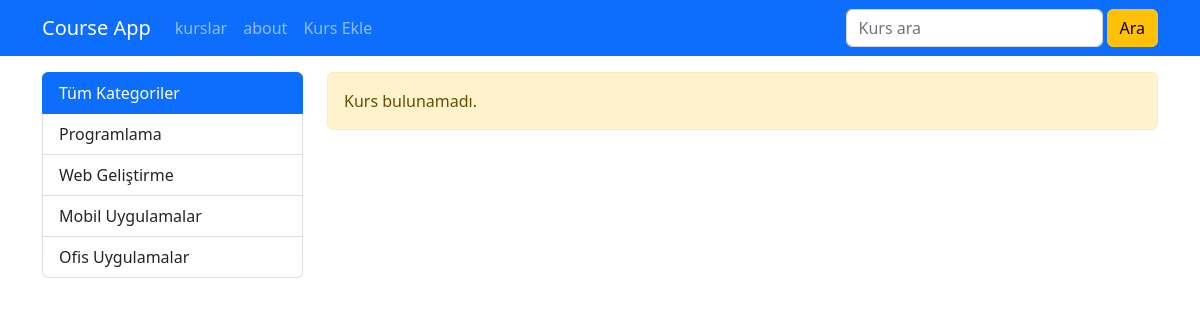
Page /kurs/ on the earlier database version.
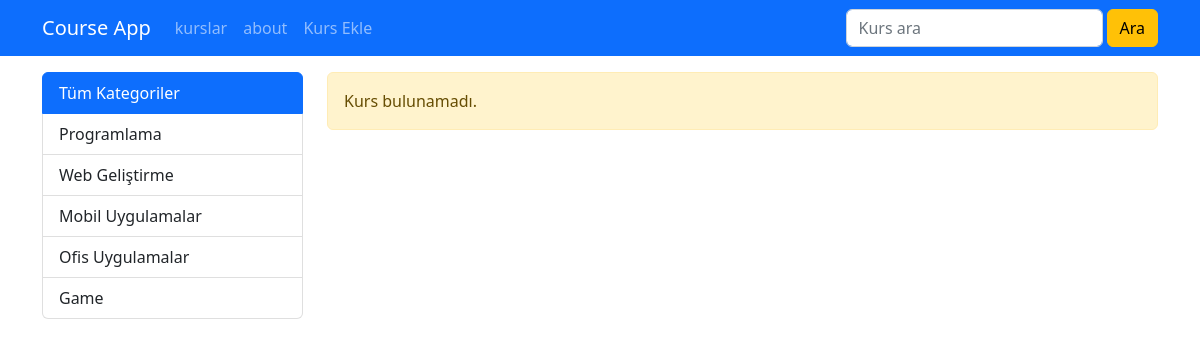
Same page on the later database version.
### courses/models.py (models this page shows, shortened)
class Category(models.Model):
    name = models.CharField(max_length=40)
    slug = models.SlugField(default="", db_index=True, null= False, unique=True, max_length=50)

### courses/views.py (the view)
# urls.py: path('',views.index, name="index"),
def index(request):
   kurslar = course.objects.filter(isActive=1, isHome=1)
   kategoriler = Category.objects.all()
   return render(request, 'courses/index.html', {
       'categories' : kategoriler,
       'courses' : kurslar
   })

### courses/templates/courses/index.html (shortened to what this page needs)
{% extends "layout.html" %}
{% load static %}
{% block body %}
<div class="container mt-3">
    <div class="row">
        <div class="col-3" >
          {% include "courses/partials/_category.html" %}
        </div>
        <div class="col-9">
        {% if courses|length == 0 %}
            <div class="alert alert-warning">Kurs bulunamadı.</div>
        {% endif %}
          </div>
    </div>
</div>
{% endblock body %}

### courses/templates/courses/partials/_category.html
  <div class="list-group">
    <a href="/kurs" class="list-group-item list-group-item-action{% if selected_category is None %} active{% endif %}">Tüm Kategoriler</a>
    {% for categor in categories %}
       <a href="{% url 'courses_by' categor.slug %}" class="list-group-item list-group-item-action {% if selected_category == categor.slug %} active{% endif %}" >{{categor.name|title}}</a>
       {% endfor %}
 </div>

Differences in the rows shown:
added Category: name "Game"
